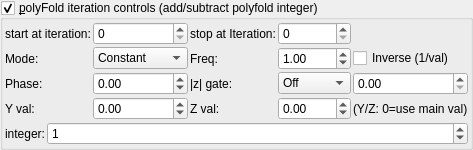
    <widget class="MyGroupBox" name="groupCheck_transf_function_enabledB_false">
     <property name="title">
      <string>&amp;polyFold iteration controls (add/subtract polyfold integer)</string>
     </property>
     <property name="checkable">
      <bool>true</bool>
     </property>
     <layout class="QVBoxLayout" name="verticalLayout_11" stretch="0,0">
      <property name="spacing">
       <number>2</number>
      </property>
      <property name="leftMargin">
       <number>2</number>
      </property>
      <property name="topMargin">
       <number>2</number>
      </property>
      <property name="rightMargin">
       <number>2</number>
      </property>
      <property name="bottomMargin">
       <number>2</number>
      </property>
      <item>
       <layout class="QGridLayout" name="gridLayout_4">
        <property name="spacing">
         <number>2</number>
        </property>
        <item row="0" column="1">
         <widget class="MySpinBox" name="spinboxInt_transf_start_iterations_B">
          <property name="sizePolicy">
           <sizepolicy hsizetype="Minimum" vsizetype="Maximum">
            <horstretch>0</horstretch>
            <verstretch>0</verstretch>
           </sizepolicy>
          </property>
          <property name="minimum">
           <number>0</number>
          </property>
          <property name="maximum">
           <number>999</number>
          </property>
          <property name="value">
           <number>0</number>
          </property>
         </widget>
        </item>
        <item row="0" column="0">
         <widget class="QLabel" name="label_54">
          <property name="text">
           <string>start at iteration:</string>
          </property>
         </widget>
        </item>
        <item row="0" column="2">
         <widget class="QLabel" name="label_55">
          <property name="text">
           <string>stop at Iteration:</string>
          </property>
         </widget>
        </item>
        <item row="0" column="3">
         <widget class="MySpinBox" name="spinboxInt_transf_stop_iterations_B">
          <property name="sizePolicy">
           <sizepolicy hsizetype="Minimum" vsizetype="Maximum">
            <horstretch>0</horstretch>
            <verstretch>0</verstretch>
           </sizepolicy>
          </property>
          <property name="maximum">
           <number>999</number>
          </property>
         </widget>
        </item>
      <item row="1" column="0">
       <widget class="QLabel"><property name="text"><string>Mode:</string></property></widget>
      </item>
      <item row="1" column="1">
       <widget class="MyComboBox" name="comboBox_transf_multiplier_value_mode_1">
        <item><property name="text"><string notr="true">Constant</string></property></item>
        <item><property name="text"><string notr="true">Sine</string></property></item>
        <item><property name="text"><string notr="true">Ramp</string></property></item>
        <item><property name="text"><string notr="true">Exponential</string></property></item>
        <item><property name="text"><string notr="true">Triangle</string></property></item>
        <item><property name="text"><string notr="true">Square</string></property></item>
        <item><property name="text"><string notr="true">Smoothstep</string></property></item>
       </widget>
      </item>
      <item row="1" column="2">
       <widget class="QLabel"><property name="text"><string>Freq:</string></property></widget>
      </item>
      <item row="1" column="3">
       <widget class="MyDoubleSpinBox" name="spinbox_transf_multiplier_frequency_1">
        <property name="minimum"><double>0.01</double></property><property name="maximum"><double>100.0</double></property>
        <property name="singleStep"><double>0.1</double></property><property name="value"><double>1.0</double></property>
       </widget>
      </item>
      <item row="1" column="4" colspan="2">
       <widget class="MyCheckBox" name="checkBox_transf_multiplier_inverse_1">
        <property name="text"><string>Inverse (1/val)</string></property>
       </widget>
      </item>
      <item row="2" column="0">
       <widget class="QLabel"><property name="text"><string>Phase:</string></property></widget>
      </item>
      <item row="2" column="1">
       <widget class="MyDoubleSpinBox" name="spinbox_transf_multiplier_phase_1">
        <property name="minimum"><double>-10.0</double></property><property name="maximum"><double>10.0</double></property>
        <property name="singleStep"><double>0.1</double></property><property name="value"><double>0.0</double></property>
       </widget>
      </item>
      <item row="2" column="2">
       <widget class="QLabel"><property name="text"><string>|z| gate:</string></property></widget>
      </item>
      <item row="2" column="3">
       <widget class="MyComboBox" name="comboBox_transf_multiplier_threshold_mode_1">
        <item><property name="text"><string notr="true">Off</string></property></item>
        <item><property name="text"><string notr="true">&gt; thresh</string></property></item>
        <item><property name="text"><string notr="true">&lt; thresh</string></property></item>
       </widget>
      </item>
      <item row="2" column="4" colspan="2">
       <widget class="MyDoubleSpinBox" name="spinbox_transf_multiplier_threshold_1">
        <property name="minimum"><double>0.0</double></property><property name="maximum"><double>1000.0</double></property>
        <property name="singleStep"><double>0.1</double></property><property name="value"><double>0.0</double></property>
       </widget>
      </item>
      <item row="3" column="0">
       <widget class="QLabel"><property name="text"><string>Y val:</string></property></widget>
      </item>
      <item row="3" column="1">
       <widget class="MyDoubleSpinBox" name="spinbox_transf_multiplier_scale_y_1">
        <property name="minimum"><double>-100.0</double></property><property name="maximum"><double>100.0</double></property>
        <property name="singleStep"><double>0.01</double></property><property name="value"><double>0.0</double></property>
       </widget>
      </item>
      <item row="3" column="2">
       <widget class="QLabel"><property name="text"><string>Z val:</string></property></widget>
      </item>
      <item row="3" column="3">
       <widget class="MyDoubleSpinBox" name="spinbox_transf_multiplier_scale_z_1">
        <property name="minimum"><double>-100.0</double></property><property name="maximum"><double>100.0</double></property>
        <property name="singleStep"><double>0.01</double></property><property name="value"><double>0.0</double></property>
       </widget>
      </item>
      <item row="3" column="4" colspan="2">
       <widget class="QLabel"><property name="text"><string notr="true">(Y/Z: 0=use main val)</string></property></widget>
      </item>
       </layout>
      </item>
      <item>
       <layout class="QGridLayout" name="gridLayout_5" columnstretch="0,1">
        <property name="spacing">
         <number>2</number>
        </property>
        <item row="0" column="0">
         <widget class="QLabel" name="label_148">
          <property name="text">
           <string>integer:</string>
          </property>
         </widget>
        </item>
        <item row="0" column="1">
         <widget class="MySpinBox" name="spinboxInt_transf_int_1">
          <property name="sizePolicy">
           <sizepolicy hsizetype="Minimum" vsizetype="Maximum">
            <horstretch>0</horstretch>
            <verstretch>0</verstretch>
           </sizepolicy>
          </property>
          <property name="minimum">
           <number>-99</number>
          </property>
          <property name="maximum">
           <number>99</number>
          </property>
          <property name="value">
           <number>1</number>
          </property>
         </widget>
        </item>
       </layout>
      </item>
     </layout>
    </widget>
